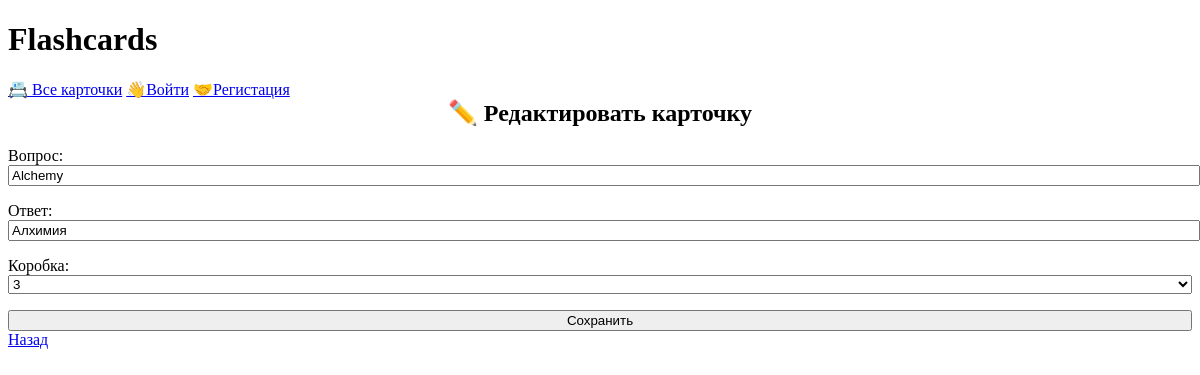
Page /edit/2 on the committed database.
### cards/models.py (models this page shows, shortened)
class Card(models.Model):
    question = models.CharField(verbose_name='Вопрос', max_length=100)
    answer = models.CharField(verbose_name='Ответ', max_length=100)
    box = models.IntegerField(
        verbose_name='Коробка',
        choices=zip(BOXES, BOXES),
        default=BOXES[0],
    )
    date_created = models.DateTimeField(verbose_name='Дата', auto_now_add=True)
    owner = models.ForeignKey(user, on_delete=models.CASCADE, verbose_name='Владелец')

### cards/views.py (the view)
# urls.py: path('edit/<int:pk>', views.CardUpdateView.as_view(), name="card-update"),
class CardUpdateView(CardCreateView, generic.UpdateView):
    success_url = reverse_lazy("card-list")

### cards/templates/cards/create_card.html (shortened to what this page needs)
{% extends "base.html" %}
{% block content %}
    <div class="container">
    {% if card %}
        <h2>✏️ Редактировать карточку</h2>
    {% else %}
        <h2>✨ Новая карточка</h2>
    {% endif %}
    <form method="post">
        {{ form.as_p }}
        <input type="submit" value="Сохранить">
    </form>
    <a href="{% url 'card-list' %}">
        Назад
    </a>
    </div>
{% endblock %}

### static/css/style.css (style rules this page uses)
:root { --accent: #48ad55; --accent-bg: white; --bg: #fff; --text: #212121; --text-light: #585858; --border: #d8dae1; --code: #d81b60; --preformatted: #444; --marked: #d9c27f; }
h2 { text-align: center; }
h2, h4 { margin-top: 0; }
input, select, textarea { width: 100%; }

### rows in the picture
Card: question "Alchemy", answer "Алхимия", box "3"
